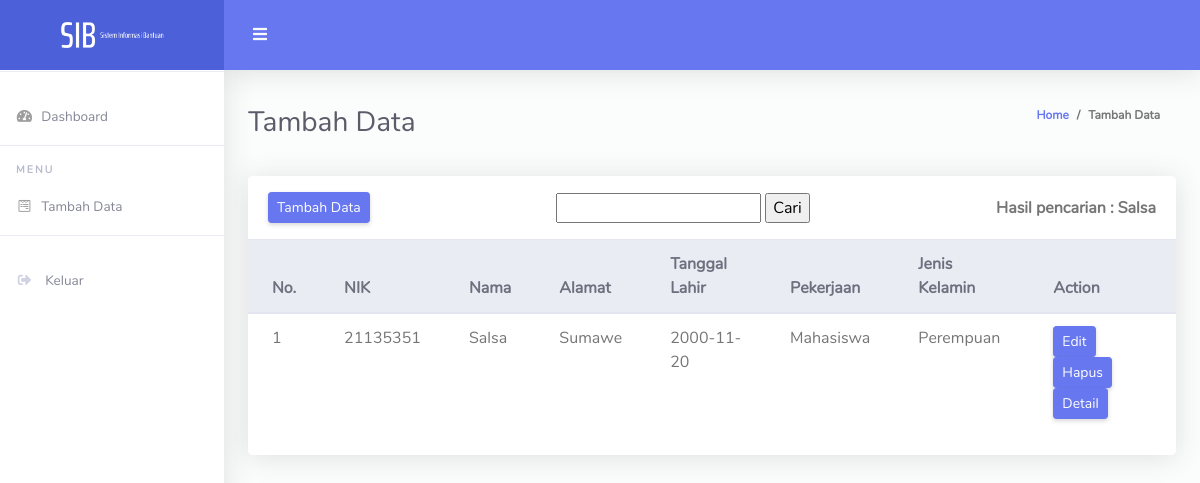
The app's page /tambahDataWarga_user/tambahData.php?cari=Salsa with its own data.
### tables this page shows
CREATE TABLE `warga` (
  `id_warga` int(11) NOT NULL,
  `nik` varchar(50) NOT NULL,
  `nama` varchar(50) NOT NULL,
  `alamat` varchar(50) NOT NULL,
  `ttl` date NOT NULL,
  `pekerjaan` varchar(50) NOT NULL,
  `jenisKelamin` varchar(50) NOT NULL
);

### tambahDataWarga_user/tambahData.php (the view, shortened to what this page needs)
<!DOCTYPE html>
<html lang="en">
<head>
  <link href="../vendor/fontawesome-free/css/all.min.css" rel="stylesheet" type="text/css">
  <link href="../vendor/bootstrap/css/bootstrap.min.css" rel="stylesheet" type="text/css">
  <link href="../css/ruang-admin.min.css" rel="stylesheet">
</head>
<body id="page-top">
  <div id="wrapper">
    <ul class="navbar-nav sidebar sidebar-light accordion" id="accordionSidebar">
      <a class="sidebar-brand d-flex align-items-center justify-content-center" href="../index_user.php">
        <div class="sidebar-brand-icon">
          <img src="../img/logo/SSIB.png">
        </div>
      </a>
      <hr class="sidebar-divider">
      <li class="nav-item">
        <a class="nav-link" href="../index_user.php">
          <i class="fas fa-fw fa-tachometer-alt"></i>
          <span>Dashboard</span>
        </a>
      </li>
      <hr class="sidebar-divider">
      <div class="sidebar-heading">
        Menu
      </div>
      <li class="nav-item">
        <a class="nav-link" href="tambahData.php">
          <i class="fab fa-fw fa-wpforms"></i>
          <span>Tambah Data</span>
        </a>
      </li>
      <hr class="sidebar-divider">
      <li class="nav-item">
        <a class="nav-link" href="../logout.php">
          <i class="fas fa-sign-out-alt fa-sm fa-fw mr-2 text-gray-400 "></i>
          <span>Keluar</span>
        </a>
      </li>
    </ul>
    <div id="content-wrapper" class="d-flex flex-column">
      <div id="content">
        <nav class="navbar navbar-expand navbar-light bg-navbar topbar mb-4 static-top">
          <button id="sidebarToggleTop" class="btn btn-link rounded-circle mr-3">
            <i class="fa fa-bars"></i>
          </button>
        </nav>
        <div class="container-fluid" id="container-wrapper">
          <div class="d-sm-flex align-items-center justify-content-between mb-4">
            <h1 class="h3 mb-0 text-gray-800">Tambah Data</h1>
            <ol class="breadcrumb">
              <li class="breadcrumb-item"><a href="tambahData.php">Home</a></li>
              <li class="breadcrumb-item">Tambah Data</li>
            </ol>
          </div>
          <div class="row">
            <div class="col-lg-12">
              <div class="card">
                <div class="card-header py-3 d-flex flex-row align-items-center justify-content-between">
                  <h6 class="m-0 font-weight-bold text-primary"><a href="form_tambahData.php" class="btn btn-sm btn-primary">Tambah Data</a></h6>
                  <form action="../tambahDataWarga/tambahData.php" method="get">
                      <input type="text" name="cari">
                      <input type="submit" value="Cari">
                  </form>
                  <?php
                        if(isset($_GET['cari'])){
                            $cari = $_GET['cari'];
                            echo "<b>Hasil pencarian : ".$cari."</b>";
                        }
                    ?>
                </div>
                <div class="table-responsive">
                  <table class="table align-items-center table-flush">
                    <thead class="thead-light">
                      <tr>
                        <th>No.</th>
                        <th>NIK</th>
                        <th>Nama</th>
                        <th>Alamat</th>
                        <th>Tanggal Lahir</th>
                        <th>Pekerjaan</th>
                        <th>Jenis Kelamin</th>
                        <th>Action</th>
                      </tr>
                      <?php
                          include "../config.php";
                          if(isset($_GET['cari'])){
                              $cari = $_GET['cari'];
                              $query = mysqli_query($koneksi,"SELECT * FROM warga WHERE nama LIKE '%".$cari."%' OR nik LIKE '%".$cari."%'" );
                            }
                              else{
                                  $query = mysqli_query($koneksi,"SELECT * FROM warga");
                              }
                          $nomor = 1;
                          if($query){
                          while($data = mysqli_fetch_array($query)){
                          ?>
                            <tr>
                              <td><?php echo $nomor++; ?></td>
                              <td><?php echo $data['nik']; ?></td>
                              <td><?php echo $data['nama']; ?></td>
                              <td><?php echo $data['alamat']; ?></td>
                              <td><?php echo $data['ttl']; ?></td>
                              <td><?php echo $data['pekerjaan']; ?></td>
                              <td><?php echo $data['jenisKelamin']; ?></td>
                              <td>
                                <a class="btn btn-sm btn-primary" href="form_editData.php?id_warga=<?php echo $data['id_warga']; ?>">Edit</a>
                                <a class="btn btn-sm btn-primary" href="deleteData.php?id_warga=<?php echo $data['id_warga']; ?>" onclick="return confirm()">Hapus</a>
                                <a class="btn btn-sm btn-primary" href="detail.php?id_warga=<?php echo $data['id_warga']; ?>">Detail</a>
                              </td>
                            </tr>
                            <?php } }?>
                      </thead>
                  </table>
                </div>
                <div class="card-footer"></div>
              </div>
            </div>
          </div>
        </div>
      </div>
    </div>
  </div>
</body>
</html>

### records on screen
warga: nik "21135351", nama "Salsa", alamat "Sumawe", ttl "2000-11-20", pekerjaan "Mahasiswa", jenisKelamin "Perempuan"

### other values on screen
$cari "Salsa"
